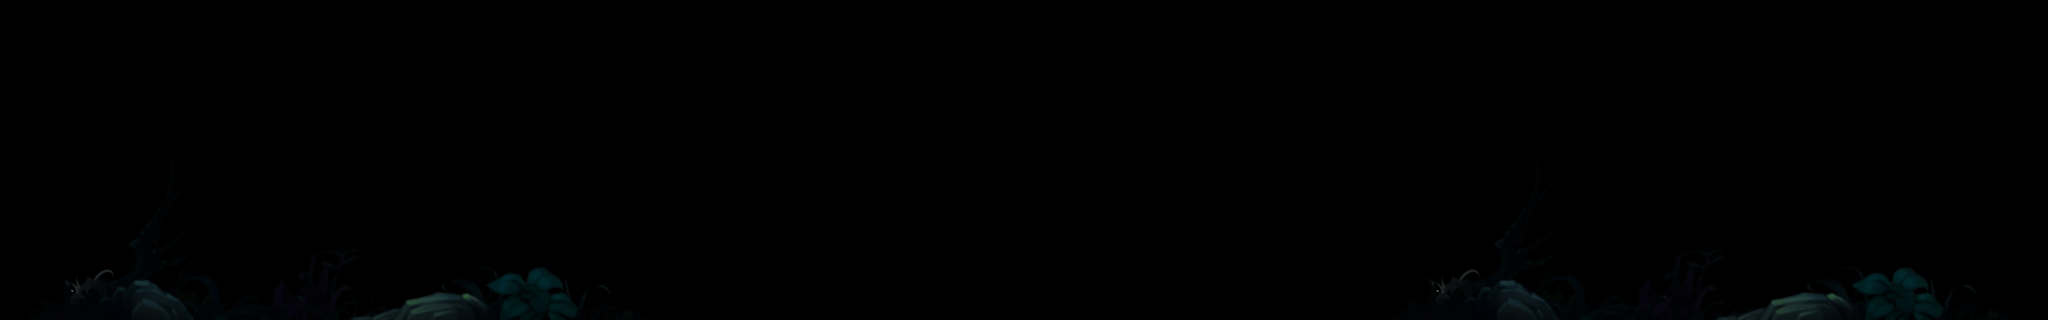

This is a level from a 2D game, rendered from its Tiled map with the project's own tilesets. A one-line summary and the map file follow, with tile-layer data summarised:
An orthogonal 96x15 tile map with 32x32 px tiles, 1 tile layer (close).

<map version="1.0" orientation="orthogonal" renderorder="right-down" width="96" height="15" tilewidth="32" tileheight="32">
 <tileset firstgid="1" name="zhaoze_close1" tilewidth="32" tileheight="32">
  <image source="close/zhaoze_close1.png" width="1024" height="500" />
 </tileset>
 <layer name="close" width="96" height="15">
  <data>[1440 cells, 960 non-empty, 480 distinct tile ids]</data>
 </layer>
</map>
